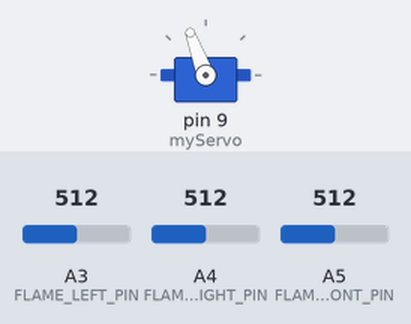
Simulated run of this sketch. Board: Arduino Uno, built with avr-gcc and run on an emulated ATmega328P. On the bench: servo. The inputs (shaded band) are chosen by the test bench; at power-on: A5 (FLAME_FRONT_PIN) = 512, A3 (FLAME_LEFT_PIN) = 512, A4 (FLAME_RIGHT_PIN) = 512. What the sketch prints to the serial monitor is not drawn.

Above: at 1.2 s.
1.3 s: A5 (FLAME_FRONT_PIN) set to 876
2.8 s: A5 (FLAME_FRONT_PIN) set to 905
4.6 s: A3 (FLAME_LEFT_PIN) set to 716
At 5.2 s:
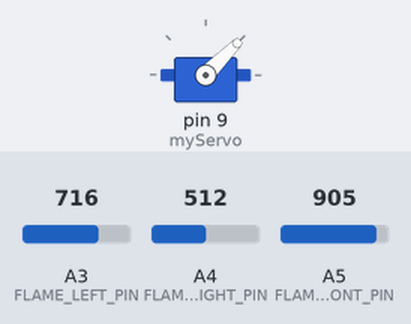
6.2 s: A4 (FLAME_RIGHT_PIN) set to 900
At 7.0 s:
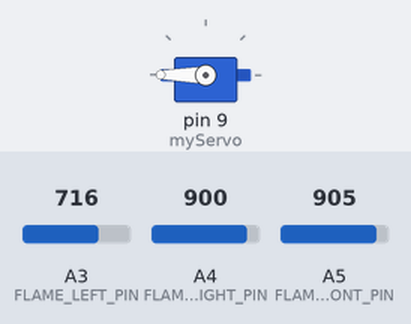
7.8 s: A4 (FLAME_RIGHT_PIN) set to 511
At 9.3 s:
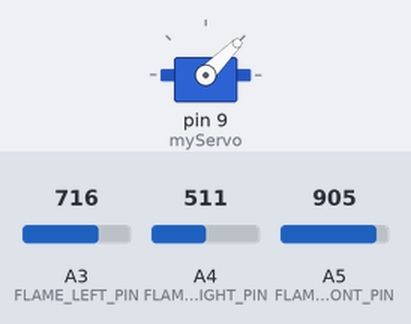
9.6 s: A4 (FLAME_RIGHT_PIN) set to 1023
At 11.2 s:
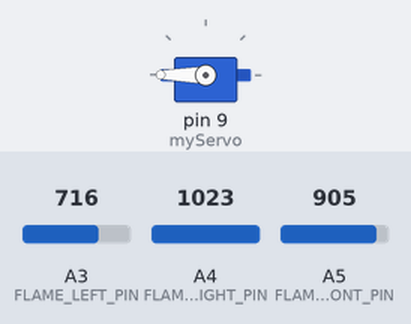
Timing chart, 0 to 12.4 s (numbered marks = the images above; inputs shaded):
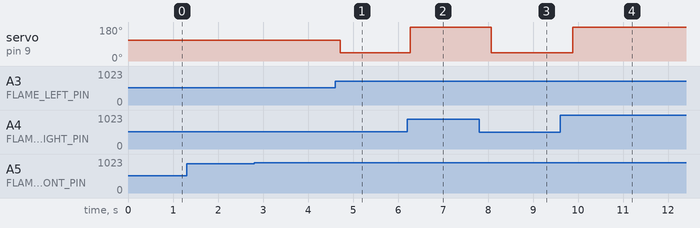

The sketch:

servo+flame_sensor.ino
```cpp
#include <Servo.h>

// === PIN Flame Sensor ===
#define FLAME_LEFT_PIN   A3
#define FLAME_FRONT_PIN  A5
#define FLAME_RIGHT_PIN  A4

// === Thresholds ===
#define API_TERPANTAU     1000  // Api terdeteksi jika nilai < 1000
#define API_DEPAN_DEKAT    890  // Api sangat dekat jika < 800

Servo myServo;

void setup() {
  Serial.begin(9600);

  pinMode(FLAME_LEFT_PIN, INPUT);
  pinMode(FLAME_FRONT_PIN, INPUT);
  pinMode(FLAME_RIGHT_PIN, INPUT);

  myServo.attach(9); // Servo pada pin 9
  myServo.write(110); // Posisi diam di awal
}

void loop() {
  int flameLeft  = analogRead(FLAME_LEFT_PIN);
  int flameFront = analogRead(FLAME_FRONT_PIN);
  int flameRight = analogRead(FLAME_RIGHT_PIN);

  Serial.print("Left: ");
  Serial.print(flameLeft);
  Serial.print(" | Front: ");
  Serial.print(flameFront);
  Serial.print(" | Right: ");
  Serial.println(flameRight);

  // === Tidak ada api ===
  if (flameLeft > API_TERPANTAU && flameFront > API_TERPANTAU && flameRight > API_TERPANTAU) {
    Serial.println("✅ Tidak ada api terdeteksi → Servo diam");
    myServo.write(110); // Servo diam
  }

  // === Api tepat di depan (sangat dekat) ===
  else if (flameFront < API_DEPAN_DEKAT) {
    Serial.println("🔥🔥 API TEPAT DI DEPAN! → Servo berhenti");
    myServo.write(110); // Servo stop
  }

  // === Api di kiri atau kanan → Servo mengikuti arah
  else {
    if (flameLeft < flameRight && flameLeft < API_TERPANTAU) {
      Serial.println("➡️ Api terdeteksi di KIRI → Servo ke kiri");
      myServo.write(180); // Servo putar kiri
    }
    else if (flameRight < flameLeft && flameRight < API_TERPANTAU) {
      Serial.println("➡️ Api terdeteksi di KANAN → Servo ke kanan");
      myServo.write(45); // Servo putar kanan
    }
    else {
      // Jika nilainya mirip atau api samar
      Serial.println("⚠️ Api samar atau setara kiri/kanan → Servo berhenti");
      myServo.write(110);
    }
  }

  Serial.println("-------------------------------");
  delay(200); // Delay kecil agar lebih responsif
}
```

Measured:
- after the input at 1.3 s, every drawn part: stays the same
- after the input at 2.8 s, every drawn part: stays the same
- after the input at 4.6 s, servo on pin 9 (myServo): 110° → 45° after 0.12 s
- after the input at 6.2 s, servo on pin 9 (myServo): 45° → 180° after 0.07 s
- after the input at 7.8 s, servo on pin 9 (myServo): 180° → 45° after 0.27 s
- after the input at 9.6 s, servo on pin 9 (myServo): 45° → 180° after 0.28 s
